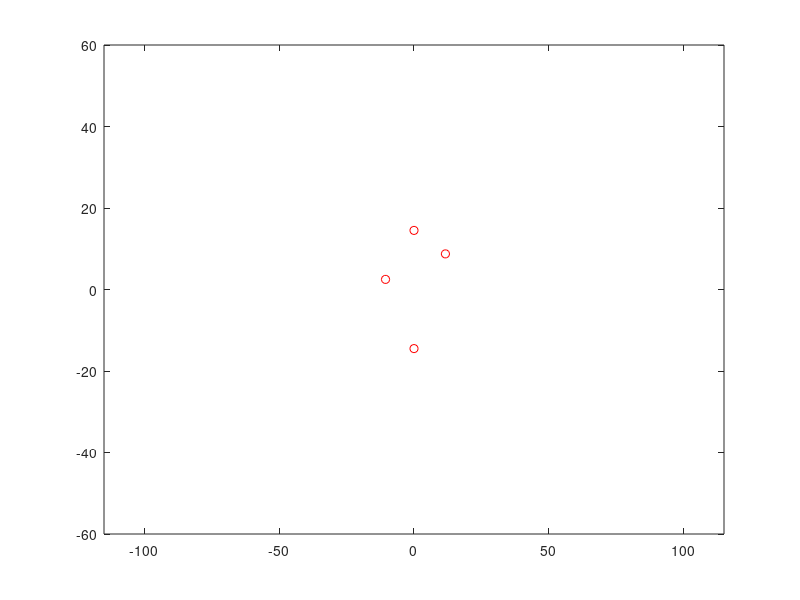

MATLAB code to generate this figure: (Note: this script raises an error after producing the figure.)
close all;
clear all;

p1 = [-10.563, 2.483];
p2 = [0, 14.5];
p3 = [11.655, 8.741];
p4 = [0, -14.5];
p = [p2; p3; p4; p1];
px = p(:,1);
py = p(:,2);

figure;
plot(px,py,'ro'); hold on;
axis([-115, 115, -60, 60]);
lsline;
plot(mean(px),mean(py), 'kx');
plot(0,0,'k+');
grid on;

load('A.mat');
dx = rawStarData(:,1:2:8)-512;
dy = rawStarData(:,2:2:8)-512;
n = size(dx,1);


for t = [335,620,640,910,1108]
    figure;
    title(t);
    x = dx(t,:); y = dy(t,:);
    s = scatter(x,y,'ro'); hold on;
    axis([-550,550,-550,550]); grid on;
    l = lsline;
    c = plot(mean(x),mean(y),'kx');
    r = plot(0,0,'k+');
    
    pause(0.5);
%     delete(s);
%     delete(l);
%     delete(c);
%     delete(r);
end



